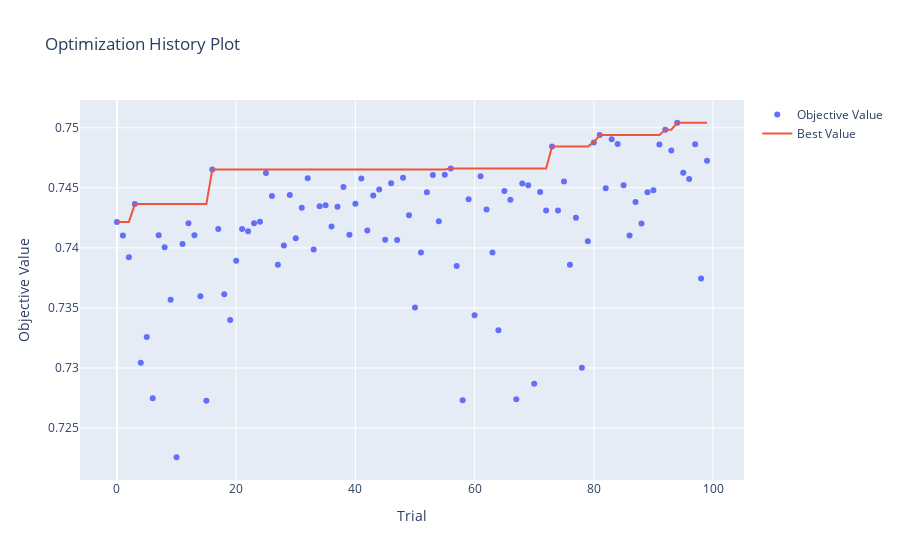
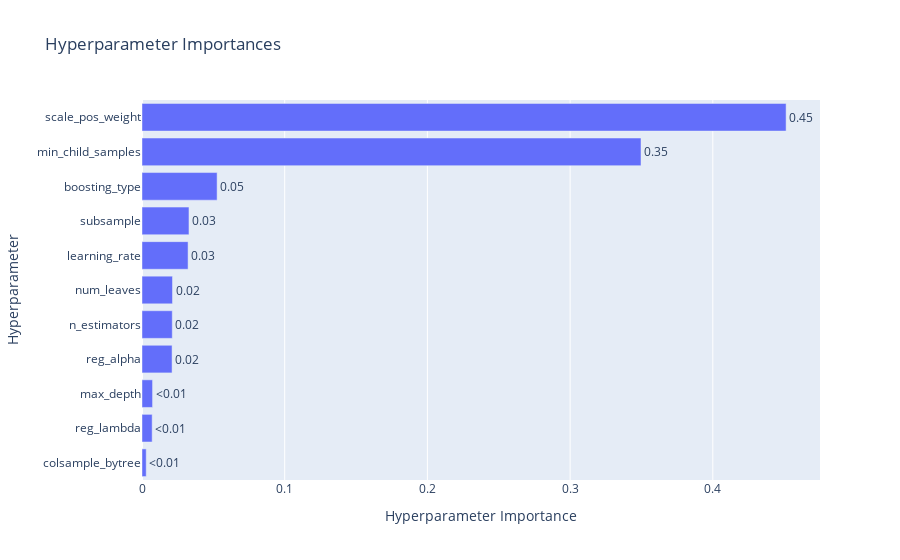

These figures' notebook cell, in order:
### Code cell
print(f"Лучшие параметры для LightGBM:")
print(study_lgb.best_params)
print(f"Лучший ROC-AUC: {study_lgb.best_value:.4f}")

fig = optuna.visualization.plot_optimization_history(study_lgb)
fig.show()

fig = optuna.visualization.plot_param_importances(study_lgb)
fig.show()

### Figure 1 — Plotly figure (JSON) as saved in the notebook; plotly's stock layout.template omitted (floating-point values rounded to 4 significant figures)
{"data": [{"mode": "markers", "name": "Objective Value", "type": "scatter", "x": [0, 1, 2, 3, 4, 5, 6, 7, 8, 9, 10, 11, 12, 13, 14, 15, 16, 17, 18, 19, 20, 21, 22, 23, 24, 25, 26, 27, 28, 29, 30, 31, 32, 33, 34, 35, 36, 37, 38, 39, 40, 41, 42, 43, 44, 45, 46, 47, 48, 49, 50, 51, 52, 53, 54, 55, 56, 57, 58, 59, 60, 61, 62, 63, 64, 65, 66, 67, 68, 69, 70, 71, 72, 73, 74, 75, 76, 77, 78, 79, 80, 81, 82, 83, 84, 85, 86, 87, 88, 89, 90, 91, 92, 93, 94, 95, 96, 97, 98, 99], "y": [0.7421, 0.741, 0.7392, 0.7436, 0.7304, 0.7326, 0.7275, 0.7411, 0.74, 0.7357, 0.7226, 0.7403, 0.7421, 0.7411, 0.736, 0.7273, 0.7465, 0.7416, 0.7361, 0.734, 0.7389, 0.7416, 0.7414, 0.742, 0.7422, 0.7462, 0.7443, 0.7386, 0.7402, 0.7444, 0.7408, 0.7433, 0.7458, 0.7399, 0.7435, 0.7436, 0.7418, 0.7434, 0.7451, 0.7411, 0.7437, 0.7458, 0.7414, 0.7444, 0.7449, 0.7407, 0.7454, 0.7406, 0.7458, 0.7427, 0.735, 0.7396, 0.7446, 0.7461, 0.7422, 0.7461, 0.7466, 0.7385, 0.7273, 0.7441, 0.7344, 0.746, 0.7432, 0.7396, 0.7331, 0.7447, 0.744, 0.7274, 0.7454, 0.7452, 0.7287, 0.7447, 0.7431, 0.7484, 0.7431, 0.7455, 0.7386, 0.7425, 0.73, 0.7406, 0.7488, 0.7494, 0.745, 0.749, 0.7487, 0.7452, 0.741, 0.7438, 0.742, 0.7446, 0.7448, 0.7486, 0.7498, 0.7481, 0.7504, 0.7462, 0.7457, 0.7486, 0.7374, 0.7472]}, {"mode": "lines", "name": "Best Value", "type": "scatter", "x": [0, 1, 2, 3, 4, 5, 6, 7, 8, 9, 10, 11, 12, 13, 14, 15, 16, 17, 18, 19, 20, 21, 22, 23, 24, 25, 26, 27, 28, 29, 30, 31, 32, 33, 34, 35, 36, 37, 38, 39, 40, 41, 42, 43, 44, 45, 46, 47, 48, 49, 50, 51, 52, 53, 54, 55, 56, 57, 58, 59, 60, 61, 62, 63, 64, 65, 66, 67, 68, 69, 70, 71, 72, 73, 74, 75, 76, 77, 78, 79, 80, 81, 82, 83, 84, 85, 86, 87, 88, 89, 90, 91, 92, 93, 94, 95, 96, 97, 98, 99], "y": [0.7421, 0.7421, 0.7421, 0.7436, 0.7436, 0.7436, 0.7436, 0.7436, 0.7436, 0.7436, 0.7436, 0.7436, 0.7436, 0.7436, 0.7436, 0.7436, 0.7465, 0.7465, 0.7465, 0.7465, 0.7465, 0.7465, 0.7465, 0.7465, 0.7465, 0.7465, 0.7465, 0.7465, 0.7465, 0.7465, 0.7465, 0.7465, 0.7465, 0.7465, 0.7465, 0.7465, 0.7465, 0.7465, 0.7465, 0.7465, 0.7465, 0.7465, 0.7465, 0.7465, 0.7465, 0.7465, 0.7465, 0.7465, 0.7465, 0.7465, 0.7465, 0.7465, 0.7465, 0.7465, 0.7465, 0.7465, 0.7466, 0.7466, 0.7466, 0.7466, 0.7466, 0.7466, 0.7466, 0.7466, 0.7466, 0.7466, 0.7466, 0.7466, 0.7466, 0.7466, 0.7466, 0.7466, 0.7466, 0.7484, 0.7484, 0.7484, 0.7484, 0.7484, 0.7484, 0.7484, 0.7488, 0.7494, 0.7494, 0.7494, 0.7494, 0.7494, 0.7494, 0.7494, 0.7494, 0.7494, 0.7494, 0.7494, 0.7498, 0.7498, 0.7504, 0.7504, 0.7504, 0.7504, 0.7504, 0.7504]}, {"marker": {"color": "#cccccc"}, "mode": "markers", "name": "Infeasible Trial", "showlegend": false, "type": "scatter", "x": [], "y": []}], "layout": {"title": {"text": "Optimization History Plot"}, "xaxis": {"title": {"text": "Trial"}}, "yaxis": {"title": {"text": "Objective Value"}}}}

### Figure 2 — Plotly figure (JSON) as saved in the notebook; plotly's stock layout.template omitted (floating-point values rounded to 4 significant figures)
{"data": [{"cliponaxis": false, "hovertemplate": ["colsample_bytree (FloatDistribution): 0.0029495514086584572<extra></extra>", "reg_lambda (FloatDistribution): 0.007116707815957839<extra></extra>", "max_depth (IntDistribution): 0.007390322411932102<extra></extra>", "reg_alpha (FloatDistribution): 0.021074274472058528<extra></extra>", "n_estimators (IntDistribution): 0.021211416264577104<extra></extra>", "num_leaves (IntDistribution): 0.021373554057838785<extra></extra>", "learning_rate (FloatDistribution): 0.0322863884978436<extra></extra>", "subsample (FloatDistribution): 0.032918841393849915<extra></extra>", "boosting_type (CategoricalDistribution): 0.052635425981791134<extra></extra>", "min_child_samples (IntDistribution): 0.3496830178385068<extra></extra>", "scale_pos_weight (FloatDistribution): 0.45136049985698556<extra></extra>"], "name": "Objective Value", "orientation": "h", "text": ["<0.01", "<0.01", "<0.01", "0.02", "0.02", "0.02", "0.03", "0.03", "0.05", "0.35", "0.45"], "textposition": "outside", "type": "bar", "x": [0.00295, 0.007117, 0.00739, 0.02107, 0.02121, 0.02137, 0.03229, 0.03292, 0.05264, 0.3497, 0.4514], "y": ["colsample_bytree", "reg_lambda", "max_depth", "reg_alpha", "n_estimators", "num_leaves", "learning_rate", "subsample", "boosting_type", "min_child_samples", "scale_pos_weight"]}], "layout": {"title": {"text": "Hyperparameter Importances"}, "xaxis": {"title": {"text": "Hyperparameter Importance"}}, "yaxis": {"title": {"text": "Hyperparameter"}}}}
